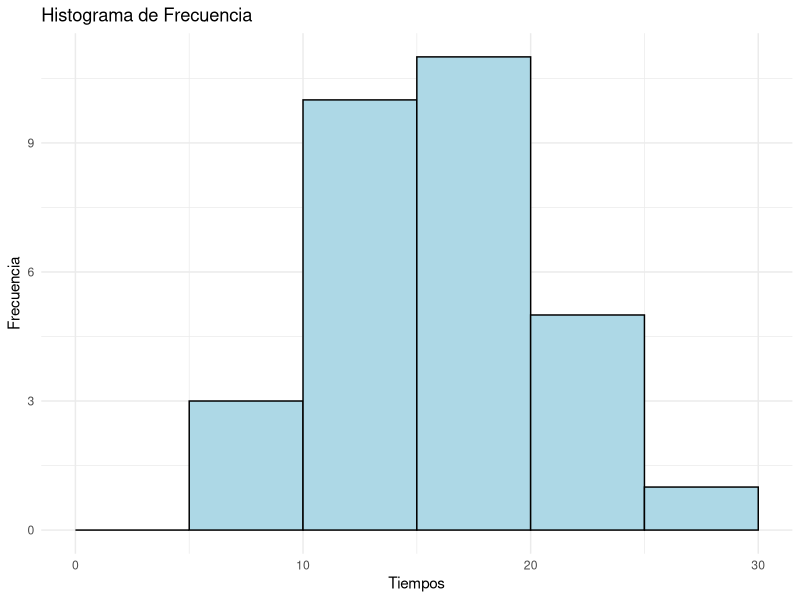
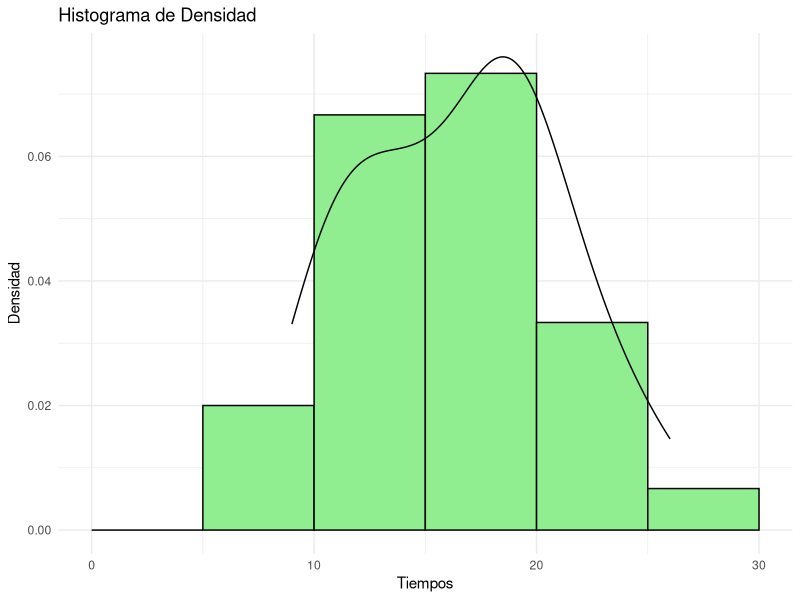

The R source for these figures, in order:
## ---- chunk 1
# Cargar los tiempos
tiempos <- c(15, 18, 19, 21, 23, 26, 17, 18, 24, 20, 13, 10, 16, 11, 9,
             12, 14, 10, 19, 13, 20, 15, 11, 18, 15, 21, 12, 19, 18, 22)

# Crear los intervalos de 5 unidades
intervalos <- seq(0, 30, by = 5) # avanza de 5 en 5 de 0 a 30

# Tabla de frecuencias
tabla_frecuencias <- cut(tiempos, breaks = intervalos, right = FALSE) # Divide los 
# datos en intervalos ("bins"), para eso se usa cut
frecuencia <- table(tabla_frecuencias) # Crea una tabla que tiene el conteo de cada
# categoria, en este caso intervalos

# Densidades (frecuencia / tamaño del intervalo)
densidad <- prop.table(frecuencia) # Partiendo de la tabla de frecuencias esta 
# funcion se usa para calcular la densidad de frecuencias

# Mostrar la tabla de frecuencias y densidades
tabla_resultado <- data.frame(Intervalo = names(frecuencia),
    Frecuencia = as.vector(frecuencia),
    Densidad = as.vector(densidad))
print(tabla_resultado)

## ---- chunk 2

library(ggplot2)

# Crear el dataframe para ggplot
df_tiempos <- data.frame(tiempos) # vector a dataframe

# Histograma en escala de frecuencia
ggplot(df_tiempos, aes(x = tiempos)) +
  geom_histogram(breaks = intervalos, # intervalos para separar
                  fill = "lightblue", # relleno
                  color = "black") + # borde
  labs(title = "Histograma de Frecuencia", x = "Tiempos", y = "Frecuencia") +
  theme_minimal()

# Histograma en escala de densidad
ggplot(df_tiempos, aes(x = tiempos)) +
  geom_histogram(aes(y = after_stat(density)),
   breaks = intervalos,
   fill = "lightgreen", # relleno
   color = "black") + # borde
  geom_density() + # agrega capa de densidad
  labs(title = "Histograma de Densidad", x = "Tiempos", y = "Densidad") +
  theme_minimal()

## ---- chunk 3
# Datos observados
observados <- matrix(c(50, 30, 20, 40, 45, 15), nrow = 2, byrow = TRUE)

# Realizar el test chi-cuadrado
test_chi2 <- chisq.test(observados)

# Resultado del test
test_chi2

## ---- chunk 4

# Probabilidad del cuantil
qnorm(0.8413)

## ---- chunk 5
# Datos de la muestra
muestra <- c(0.56, 0.82, 0.71, 0.87, 0.33, 0.36, 0.93, 0.94, 0.89, 0.42)

# Cálculo del estimador MLE para a
n <- length(muestra)
hat_a <- -n / sum(log(muestra)) - 1
hat_a

## ---- chunk 6
# Datos
t <- c(-5, -4, -3, -2, -1, 0, 1, 2, 3, 4, 5)
Y <- c(1, 5, 4, 7, 10, 8, 9, 13, 14, 13, 18)

# Ajustar modelo de regresión
modelo <- lm(Y ~ t) # lm() ajusta un modelo de regresión lineal
summary(modelo) # Resumen del modelo
## ---- chunk 7
# Valor p de la pendiente
valor_p <- summary(modelo)$coefficients[2, 4]
valor_p
## ---- chunk 8
# Predicción para t = 3
nueva_dato <- data.frame(t = 3)
prediccion <- predict(modelo, nueva_dato, interval = "confidence", level = 0.95)
# calcula el intervalo de confianza para el valor esperado de Y a nivel de 95 %
prediccion

## ---- chunk 9
# Intervalo de predicción para una nueva observación
prediccion_futura <- predict(modelo, nueva_dato, interval = "prediction", level = 0.95)
# calcula el intervalo de confianza para el valor futuro de Y a nivel de 95 %
prediccion_futura

